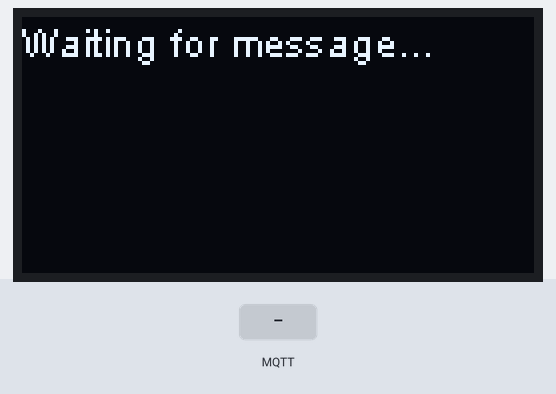
This program was run on a simulated ESP32-S3. Shown: 128×64 one-colour display. Inputs (shaded band) come from the test bench. WiFi joins after 1.5 s; servers stay silent unless stated; random numbers use the default seed unless the program sets one; no MQTT or app messages arrive unless stated; what the program prints to the serial monitor is not drawn.

Above: at 2.7 s.
2.8 s: MQTT message "1" arrives on the first subscribed topic
At 4.0 s:
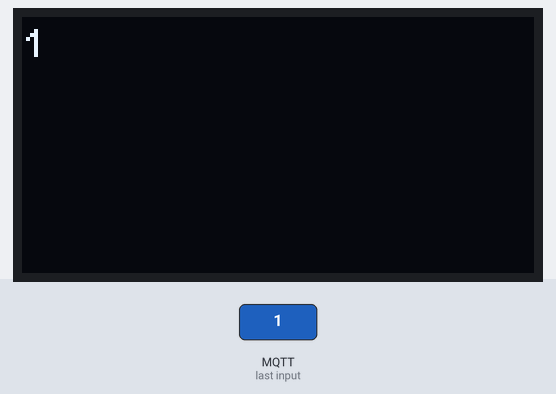
4.3 s: MQTT message "on" arrives on the first subscribed topic
At 4.8 s:
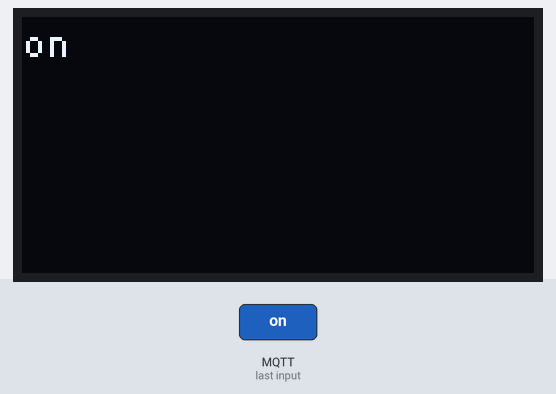
5.8 s: MQTT message "off" arrives on the first subscribed topic
Timing chart, 0 to 8.8 s (numbered marks = the images above; inputs shaded):
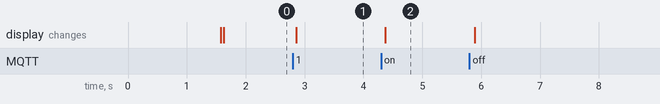

Measured:
- after the input at 2.8 s, the display: changes after 0.05 s (image 1)
- after the input at 4.3 s, the display: changes after 0.07 s (image 2)

The program:

main.cpp
```cpp
#include <config.h>
#include <heltec.h>
#include <ArduinoJson.h>
#include <base64.h>
#include <FS.h>
#include <MQTTClient.h>
#include <SPIFFS.h>
#include <WiFiClientSecure.h>
#include <WiFiManager.h>


#define AWS_IOT_PUBLISH_TOPIC   "esp32/pub"
#define AWS_IOT_SUBSCRIBE_TOPIC "esp32/sub"


WiFiClientSecure wifi_client = WiFiClientSecure();
MQTTClient mqtt_client = MQTTClient(256);


void incomingMessageHandler(String &topic, String &payload) {
  Serial.println("Message received on '" + topic + "'");
  Serial.println("Payload: " + payload);
  Heltec.display->clear();
  Heltec.display->drawString(0, 0, payload);
  Heltec.display->display();
}


void publishMessage()
{
  JsonDocument doc;
  doc["value"] = random(1000);
  char jsonBuffer[512];
  serializeJson(doc, jsonBuffer);
  mqtt_client.publish(AWS_IOT_PUBLISH_TOPIC, jsonBuffer);
  Serial.println("Sent message");
}


void connect()
{

  Heltec.display->clear();
  Heltec.display->drawString(0, 0, "Connecting to MQTT...");
  Heltec.display->display();

  wifi_client.setCACert(AWS_CERT_CA);
  wifi_client.setCertificate(AWS_CERT_CRT);
  wifi_client.setPrivateKey(AWS_CERT_KEY);

  mqtt_client.begin(AWS_IOT_ENDPOINT, 8883, wifi_client);
  mqtt_client.onMessage(incomingMessageHandler);

  Serial.print("Connecting to MQTT...");
  while (!mqtt_client.connect(THINGNAME)) {
    Serial.print(".");
    delay(100);
  }
  Serial.println();

  if(!mqtt_client.connected()){
    Serial.println("MQTT Timeout!");
    return;
  }

  mqtt_client.subscribe(AWS_IOT_SUBSCRIBE_TOPIC);
  Serial.println("MQTT Connected!");

  Heltec.display->clear();
  Heltec.display->drawString(0, 0, "Waiting for message...");
  Heltec.display->display();

}


void setup() {

  Serial.begin(115200);

  Heltec.begin(true, false, false);
  Heltec.display->clear();
  Heltec.display->drawString(0, 0, "Waiting for Wi-Fi setup...");
  Heltec.display->display();

  WiFiManager wifiManager;
  wifiManager.autoConnect("ESP-MQTT");

  Serial.println("Connected to Wi-Fi!");
  Heltec.display->clear();
  Heltec.display->drawString(0, 0, "Connected to Wi-Fi!");
  Heltec.display->display();

}


void loop() {

  if (!mqtt_client.connected()) {
    connect();
  }

  mqtt_client.loop();
  delay(100);

}
```

config.h
```cpp
#include <pgmspace.h>

#define THINGNAME "xxxxxxxxxx"

const char AWS_IOT_ENDPOINT[] = "xxxxxxxxxxxxx-ats.iot.eu-west-1.amazonaws.com";

// Amazon Root CA 1
static const char AWS_CERT_CA[] PROGMEM = R"EOF(
-----BEGIN CERTIFICATE-----
-----END CERTIFICATE-----
)EOF";

// Device Certificate
static const char AWS_CERT_CRT[] PROGMEM = R"KEY(
-----BEGIN CERTIFICATE-----
-----END CERTIFICATE-----
)KEY";

// Device Private Key
static const char AWS_CERT_KEY[] PROGMEM = R"KEY(
-----BEGIN RSA PRIVATE KEY-----
-----END RSA PRIVATE KEY-----
)KEY";
```
